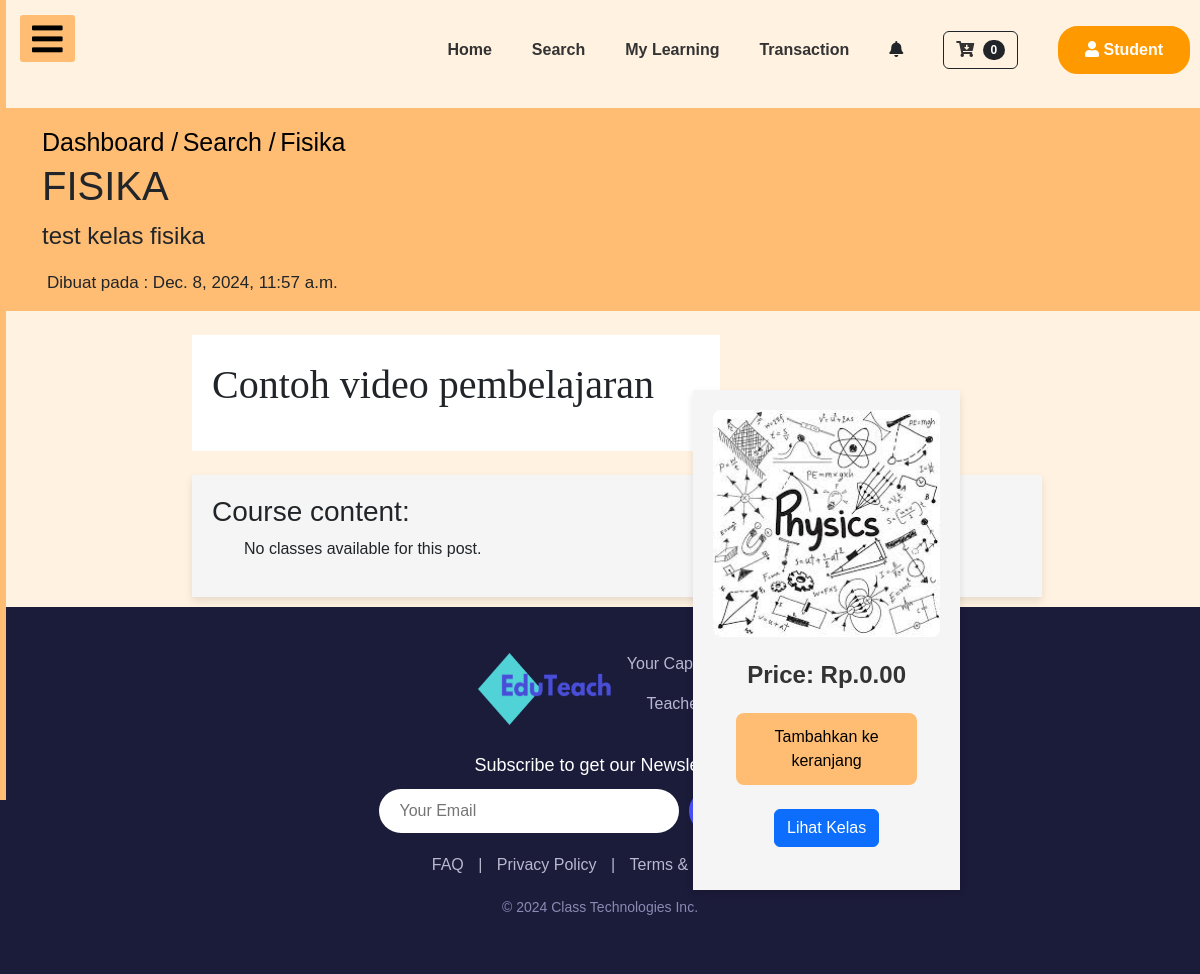
The page /courses_app/post/10/ on the database as committed earlier.
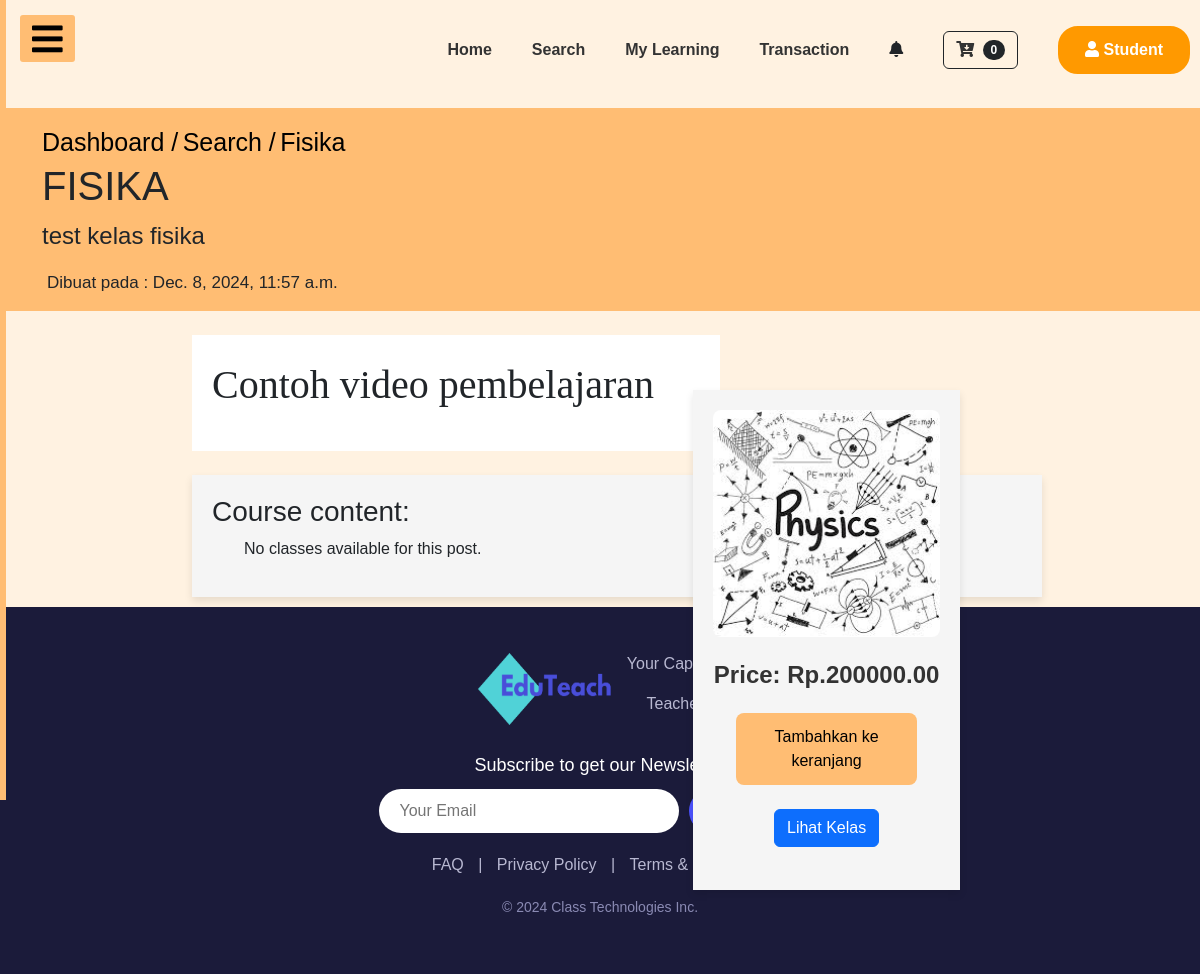
The same page on the database as committed later.
### courses_app/models.py (models this page shows, shortened)
class Post(models.Model):
    author = models.ForeignKey(User, on_delete=models.CASCADE)  # Ganti Teacher menjadi User
    title = models.CharField(max_length=200)
    text = models.TextField()
    price = models.DecimalField(max_digits=10, decimal_places=2, default=0.00)
    created_date = models.DateTimeField(default=timezone.now)
    thumbnail = models.ImageField(upload_to='thumbnail', blank=True)
    video = EmbedVideoField(blank=True, null=True)  # Tambahkan field untuk video
    published_date = models.DateTimeField(blank=True, null=True)
    id = models.CharField(max_length=10, primary_key=True)

### courses_app/views.py (the view)
# urls.py: path('post/<int:pk>/', views.PostDetailView.as_view(), name='post_detail'),
class PostDetailView(DetailView):
    model = Post
    def get_context_data(self, **kwargs):
        context = super().get_context_data(**kwargs)
        post = self.object
        context['classes'] = post.classes.all()  # Mengambil semua kelas terkait dengan post ini
        return context

### cart/cart.py (called while the page is built)
    def __len__(self):
        return len(self.cart)

### cart/context_processors.py (called while the page is built)
def cart(request):
    return {'cart':Cart(request)}

### courses_app/templates/courses_app/post_detail.html (shortened to what this page needs)
{% extends 'dashboard_app/base_dashboard_student.html' %}
{% load static %}
{% block head_block %}
<link rel="stylesheet" href="{% static 'css/post_detail.css' %}">
{% endblock %}
{% load embed_video_tags %}
{% block body_block %}
<div class="py-3" style="background:#FFBD73">
    <div class="container">
        <a class="text-black" href="{% url 'user_app:studentdashboard' %}" style="font-size: 25px; text-decoration: none !important;"> Dashboard /</a>
        <a class="text-black" href="{% url 'post_list' %}" style="font-size: 25px; text-decoration: none !important;"> Search /</a>
        <a class="text-black" href="#" style="font-size: 25px; text-decoration: none !important;"> {{ post.title }} </a>
        <h1 class="post-title" >{{ post.title }}</h1>
        <p class="post-content" style="font-size: 24px !important;">
            {{ post.text|slice:":50"|safe|linebreaksbr }}
        </p>
        {% if post.published_date %}
        <div class="date post-date" style="font-size: 17px !important; margin-left: 5px !important;">Dibuat pada : {{ post.published_date }}</div>
        {% else %}
        <a class="btn btn-primary" href="{% url 'post_publish' pk=post.pk %}">Publish</a>
        {% endif %}
    </div>
    <div class="block">
       {% if post.thumbnail %}
        <img src="{{ post.thumbnail.url }}" alt="Thumbnail" style="width: 100%; height: auto;">
       {% else %}
        <p>No image available</p>
       {% endif %}
       <div class="post-price" style="font-size: 24px !important; margin-top: 20px; font-weight: bold;">
        Price: Rp.{{ post.price }}
       </div>
       <button type="button" value="{{ post.id }}" id="add-cart-student" data-testid="add-to-cart-button" class="ud-btn ud-btn-large ud-btn-brand ud-heading-md add-to-cart" fdprocessedid="s2t4t5" style="width: 80%;">Tambahkan ke keranjang</button>
       <br>
       <a href="{% url 'class_list' pk=post.pk %}" class="btn btn-primary">Lihat Kelas</a>
       <br>
   </div>
</div>
<br>
<div class="item">
    <p class="deskripsi">Contoh video pembelajaran</p>
</div>
<br>
<div id = "content" >
<h3 class="title">Course content:</h3>
    <ul>
        {% if classes %}
            {% for class in classes %}
                <li>
                    <strong>{{ class.class_name }}</strong><br>
                    <em>{{ class.text }}</em><br>
                </li>
            {% endfor %}
        {% else %}
            <li>No classes available for this post.</li>
        {% endif %}
    </ul>
</div>
{% endblock %}

### templates/dashboard_app/base_dashboard_student.html (shortened to what this page needs)
<!DOCTYPE html>
{% load static %}
<html lang="en">
<head>
    <link rel="stylesheet" href="https://cdnjs.cloudflare.com/ajax/libs/font-awesome/5.15.3/css/all.min.css"/>
    <link href="https://cdn.jsdelivr.net/npm/bootstrap@5.3.3/dist/css/bootstrap.min.css" rel="stylesheet">
    <link rel="stylesheet" href="{% static 'css/base_dashboard.css' %}">
    {% block head_block %}
    {% endblock %}
</head>
<body>
    <div class="containerr">
        <ul class="nav-links">
          <li><a href="{% url 'user_app:studentdashboard' %}">Home</a></li>
          <li><a href="{% url 'post_list' %}">Search</a></li>
          <li><a href="#">My Learning</a></li>
          <li><a href="#">Transaction</a></li>
          <li><a><i class="fas fa-bell"></i></a></li>
          <li><a href="{% url 'cart_summary_student' %}" class="btn btn-outline-dark"><i class="fas fa-cart-arrow-down"></i>
            <span class=" badge bg-dark text-white ms-1 rounded-pill" id="cart_quantity_student">
              {{cart|length}}
            </span></a></li>
            <a href="{% url 'user_app:studentprofile' %}" class="button"><i class="fas fa-user"></i> Student</a>
        </ul>
    </div>
    <label for="check">
        <i class="fas fa-bars" id="btn"></i>
    </label>
    <div class="sidebar">
    </div>
    {% block body_block %}
    {% endblock %}
    <footer>
        <div class="footer-container">
          <div class="footer-logo">
            <img class = "logo"src="{% static 'img/Desain tanpa judul.png' %}" >
            <div class="logo-text">
              <p>Your Capable </p><p>Teacher</p>
            </div>
          </div>
          <div class="newsletter">
            <p>Subscribe to get our Newsletter</p>
            <form>
              <input type="email" placeholder="Your Email" required>
              <button type="submit">Subscribe</button>
            </form>
          </div>
          <div class="footer-links">
            <a href="{% url 'user_app:faq'%}">FAQ</a> |
            <a href="#">Privacy Policy</a> |
            <a href="#">Terms & Conditions</a>
          </div>
          <div class="footer-bottom">
            <p>&copy; 2024 Class Technologies Inc.</p>
          </div>
        </div>
    </footer>
</body>
</html>

### static/css/base_dashboard.css (style rules this page uses)
* { padding: 0; margin: 0; list-style: none; text-decoration: none; }
body { font-family: 'Roboto', sans-serif; background-color: #FFF2E1; }
.sidebar { height: 100vh; background-color: #FFBD73; position: fixed; top: 0; left: -250px; transition: left 0.3s ease-in-out; padding: 20px; }
label #btn,label #cancel { position: absolute; background: #FFBD73; border-radius: 3px; cursor: pointer; }
label #btn { left: 20px; top: 15px; font-size: 35px; color: rgb(0, 0, 0); padding: 6px 12px; transition: all .5s; }
footer { background-color: #1b1b3a; padding: 40px 20px; color: #fff; text-align: center; }
.footer-container { max-width: 1200px; margin: 0 auto; }
.footer-logo { display: flex; justify-content: center; align-items: center; margin-bottom: 20px; }
.footer-logo img { width: 140px; height: 80px; margin-right: 10px; }
.footer-logo .logo-text p { margin-top: 5px; color: #b8b8d1; }
.newsletter { margin: 20px 0; }
.newsletter p { font-size: 18px; margin-bottom: 10px; }
.newsletter form { display: flex; justify-content: center; }
.newsletter input { padding: 10px 20px; border: none; border-radius: 30px; width: 300px; font-size: 16px; outline: none; }
.newsletter button { padding: 10px 30px; margin-left: 10px; background-color: #4c52ff; color: #fff; border: none; border-radius: 30px; font-size: 16px; cursor: pointer; transition: background-color 0.3s ease; }
.footer-links { margin: 20px 0; color: #b8b8d1; }
.footer-links a { color: #b8b8d1; margin: 0 10px; text-decoration: none; }
.footer-bottom { margin-top: 20px; font-size: 14px; color: #8a8ab3; }
* { box-sizing: border-box; }
body { font-family: Arial, Helvetica, sans-serif; margin: 0; }
.containerr { margin-top: 1em; display: flex; flex-direction: row-reverse; justify-content: space-between; align-items: center; text-align: left; padding: 10px; background-color: #FFF2E1; }
.nav-links { display: flex; list-style: none; padding: 0; margin: 0; text-align: center; align-items: center; }
.nav-links li { margin-right: 40px; }
.nav-links li a { text-decoration: none; color: #333; font-weight: bold; }
.button { background-color: #FF9900; color: #FFFFFF; padding: 10px 25px; border-radius: 20px; border: 2px solid #FF9900; text-decoration: none; font-weight: bold; }

### courses_app/static/css/post_detail.css (style rules this page uses)
.post-title { text-transform: uppercase; }
.item { margin-left: 16%; margin-right: 40%; background-color: white; padding: 20px; }
.block { display: flex; position: absolute; top: 40%; right: 20%; max-width: 300px; max-height: 500px; flex-direction: column; align-items: center; justify-content: flex-start; padding: 20px; background-color:whitesmoke; box-shadow: 0px 4px 8px rgba(0, 0, 0, 0.1); }
.block img { max-width: 100%; height: auto; border-radius: 8px; }
.post-price { font-size: 24px; font-weight: bold; margin-top: 20px; color: #333; }
.add-to-cart { margin-top: 20px; padding: 12px 24px; background-color: #FFBD73; border: none; border-radius: 8px; font-size: 16px; cursor: pointer; }
.deskripsi { font-size: 40px; font-family:'Times New Roman', Times, serif; }
#content { max-width: 850px; margin-left: 16%; box-shadow: 0 4px 8px rgba(0, 0, 0, 0.1); padding: 20px; background-color: whitesmoke; margin-bottom: 10px; }
.title { font-family: 'Lucida Sans', 'Lucida Sans Regular', 'Lucida Grande', 'Lucida Sans Unicode', Geneva, Verdana, sans-serif; }

Rows that differ between the two databases and show on the page:
changed Post "FISIKA": price "0.00" → "200000.00"
